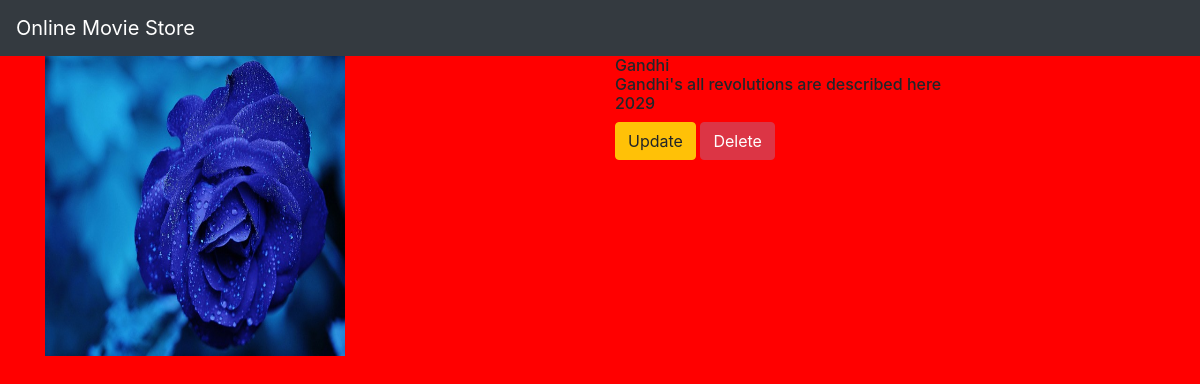
The app's page /movie/4/ with its own data.
### movieapp/models.py (models this page shows, shortened)
class Movie(models.Model):
   name=models.CharField(max_length=250)
   desc=models.TextField()
   year=models.IntegerField()
   img=models.ImageField(upload_to='gallery')

### movieapp/views.py (the view)
# urls.py: path('movie/<int:movie_id>/',views.detail,name="detail"),
def detail(request,movie_id):
    movie=Movie.objects.get(id=movie_id)
    return render(request,"detail.html",{'movie':movie} )

### templates/detail.html
{% extends 'base.html' %}
{% block body %}
<div class="container">
    <div class="row">
        <div class="col-md-6">
            <img src="{{movie.img.url}}" width="300" height="300"/><br>
        </div>
<div class="col-md-6">
<h6>{{movie.name}}<br>
{{movie.desc}}<br>
    {{movie.year}}</h6>
<a class="btn btn-warning" href="{% url 'movieapp:update_movie' movie.id %}">Update</a>
<a class="btn btn-danger" href="{% url 'movieapp:delete' movie.id %}">Delete</a>
</div>
    </div>
</div>
{% endblock %}

### static/style.css (style rules this page uses)
body { background-color:red; }

### records on screen
Movie: img (picture), name "Gandhi", desc "Gandhi's all revolutions are described here", year "2029"
